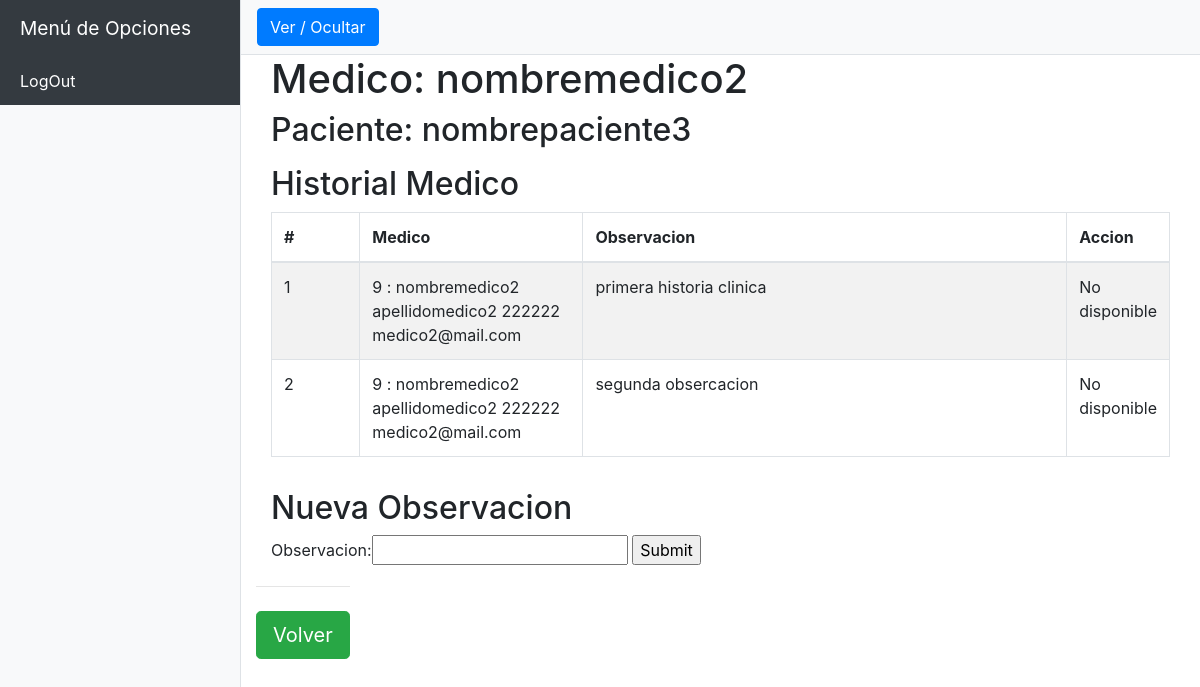
The page /clinica/medicos/detallepaciente/6 (signed in) on the database its author committed.
### clinica/models.py (models this page shows, shortened)
class Turno(models.Model):
    secretaria = models.ForeignKey(Personal, on_delete=models.CASCADE, related_name="secretariaturno")
    paciente = models.ForeignKey(Paciente, on_delete=models.CASCADE, related_name="pacienteturno")
    medico = models.ForeignKey(Personal, on_delete=models.CASCADE, related_name="medicoturno")
    fecha = models.DateField()
    hora = models.TimeField()
    pacientepresente = models.BooleanField(default=False)

class Personal(models.Model):
    usuario = models.OneToOneField(User, on_delete=models.CASCADE, related_name="personaluser")
    nombre = models.CharField(max_length=50)
    apellido = models.CharField(max_length=50)
    telefono = models.IntegerField()
    email = models.CharField(max_length=50)
    rol = models.ForeignKey(Rol2, on_delete=models.CASCADE, related_name="rolusuario")
    def __str__(self):
        return f" {self.id} : {self.nombre} {self.apellido} {self.telefono} {self.email} "

class Paciente(models.Model):
    nombre = models.CharField(max_length=50)
    apellido = models.CharField(max_length=50)
    telefono = models.IntegerField()

class HistoriaClinica(models.Model):
    medico = models.ForeignKey(Personal, on_delete=models.CASCADE, related_name="medicos")
    paciente = models.ForeignKey(Paciente, on_delete=models.CASCADE, related_name="pacientes")
    observacion = models.CharField(max_length=255)

### clinica/medicosviews.py (the view)
# urls.py: path("medicos/detallepaciente/<int:turno_id>", medicosviews.medicosDetallePaciente, name="medicosDetallePaciente"),
@login_required(login_url='/accounts/login/')
@user_passes_test(is_medico)
def medicosDetallePaciente(request, turno_id):
    turno = Turno.objects.get(id=turno_id)
    historiasClinica = HistoriaClinica.objects.all().filter(paciente=turno.paciente)
    form = HistoriaClinicaForm()
    return render(request, "clinica/medicos/detallepaciente.html", {"turno" : turno, "historiasClinica" : historiasClinica, "form": form})

### clinica/forms.py
class HistoriaClinicaForm(ModelForm):
    class Meta:
        model = HistoriaClinica
        fields = ['observacion']

### clinica/templates/clinica/medicos/detallepaciente.html (shortened to what this page needs)
{% extends "clinica/medicos/base.html" %}
{% block body %}
    <div class="container">
        <h1>Medico: {{ turno.medico.nombre }}</h1>
        <h2>Paciente: {{ turno.paciente.nombre }}</h2>
        <p>
        <h2>Historial Medico</h2>
        <div class="list-group">
            <table class="table table-condensed table-striped table-bordered table-hover">
                <thead>
                    <tr>
                        <th style="width:10%">#</th>
                        <th style="width:25%">Medico</th>
                        <th style="width:55%">Observacion</th>
                        <th style="width:10%">Accion</th>
                    </tr>
                </thead>
                <tbody>
                    {% for historiaClinica in historiasClinica %}
                        <tr>
                            <td>{{historiaClinica.id}}</td>
                            <td>{{historiaClinica.medico}}</td>
                            <td>{{historiaClinica.observacion}}</td>
                            <td>
                                No disponible
                            </td>
                        </tr>
                    {% endfor %}
                </tbody>
            </table>
        </div>
        <p>
        <h2>Nueva Observacion</h2>
        <form action="{% url 'clinica:medicosNuevaHistoriaClinica' turno.id %}" method="POST">
            {{ form }}
            <input type="submit">
        </form>
        <div class="row">
            <a href="{% url 'clinica:medicosIndex' %}"">	 <hr class="mb-4">
                <button class="btn btn-success btn-lg btn-block" type="submit">Volver</button>
            </a>
        </div>
    </div>
{% endblock %}

### static/css/simple-sidebar.css (style rules this page uses)
body { overflow-x: hidden; }

### rows shown on the page
Turno: medico.nombre "nombremedico2", paciente.nombre "nombrepaciente3"
HistoriaClinica: id "1", medico "9 : nombremedico2 apellidomedico2 222222 medico2@mail.com", observacion "primera historia clinica"
HistoriaClinica: id "2", medico "9 : nombremedico2 apellidomedico2 222222 medico2@mail.com", observacion "segunda obsercacion"
